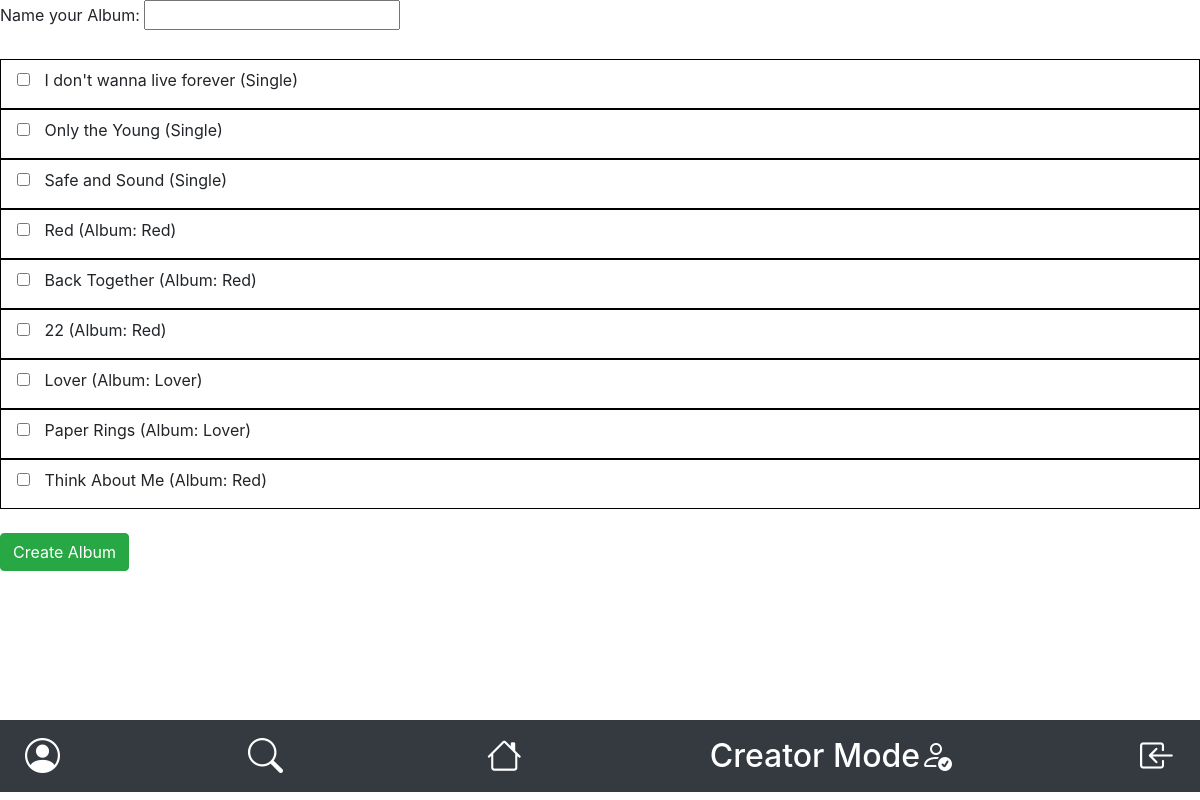
Screenshot of /create_album/1 (signed in) with the database file from the repository.
### models.py (models this page shows)
class Songs(db.Model):
   song_id=db.Column(db.Integer(),primary_key=True)
   song_name=db.Column(db.String(),nullable=False)
   singer=db.Column(db.Integer(),db.ForeignKey('artist.artist_id'),nullable=False)
   album=db.Column(db.Integer(),db.ForeignKey('album.album_id'),nullable=True)
   lyrics=db.Column(db.Text(),nullable=False)
   genre=db.Column(db.String(),nullable=False)
   total_rating=db.Column(db.Integer(),default=0)
   song_path=db.Column(db.String(),nullable=False)
   timestamp=db.Column(db.DateTime, default=datetime.utcnow)
   poster=db.Column(db.String(),nullable=False)
   flag=db.Column(db.Boolean, default=False)
   plays=db.Column(db.Integer(), default=0)

class Album(db.Model):
   album_id=db.Column(db.Integer(),primary_key=True)
   album_name=db.Column(db.String(),nullable=False)
   artist_id=db.Column(db.Integer(),db.ForeignKey('artist.artist_id'),nullable=False)
   flag=db.Column(db.Boolean, default=False)
   songs=db.relationship('Songs',backref='from_album')

### app.py (the view, shortened to what this page needs)
@app.route('/create_album/<int:artist_id>',methods=['GET','POST'])
@login_required
def create_album(artist_id):
   artist=Artist.query.filter_by(artist_id=artist_id).first()
   status=True
   return render_template('create_album.html',artist=artist,artist_songs=artist.songs,status=status)

### app.py (called while the page is built)
@login_manager.user_loader
def load_user(user_id):
   return User.query.get(user_id)

### templates/create_album.html (shortened to what this page needs)
<!DOCTYPE html>
<html lang="en">
<head>
    <link rel="stylesheet" href="https://cdn.jsdelivr.net/npm/bootstrap@4.0.0/dist/css/bootstrap.min.css">
    <link rel="stylesheet" href="https://cdn.jsdelivr.net/npm/bootstrap-icons@1.11.1/font/bootstrap-icons.css">
</head>
<body>
    <form action="/create_album/{{artist.artist_id}}" method="POST" >
        <label for="album_name">Name your Album:</label>
        <input type="text" id="album_name" name="album_name" required>
        <br><br>
            {% for song in artist_songs %}
            <nav class="navbar navbar-expand-lg bg-body-tertiary" style="border: 1px solid #000;">
                <div class="container-md">
                  <input type="checkbox" name="album_songs" value="{{ song.song_id }}" id="{{ song }}">
                  <label for="{{ song }}" style="margin-left: 10px;">{{song.song_name}}
                    {% if song.album is none %} (Single) {% else %} (Album: {{song.from_album.album_name}}) {% endif %}
                  </label>
                </div>
              </nav>
            {% endfor %}
            <br>
        <input type="submit"class="btn btn-success" value="Create Album">
        <nav class="navbar fixed-bottom bg-dark mb-2 h2" style= "padding: 10px ;bottom: 0; width: 100%;">
          <div class="container-fluid">
          <a href="/profile"><i class="bi bi-person-circle" style="color:white;font-size:35px"></i></a>
          <a href="/search"><i class="bi bi-search navbar-brand" style="color:white; font-size:35px"></i></a>
          <a href="/homepage/{{current_user.user_id}}" style="color:white; font-size:35px"><i class="bi bi-house"></i></a>
          {% if current_user.creator_id is not none %}
          <a href="/creator_page/{{current_user.creator_id}}" style="color:white">Creator Mode<i class="bi bi-person-check"></i></a>
          {% else %}
          <a href="/creator_registration/{{current_user.user_id}}" style="color:white">Register as a creator<i class="bi bi-person"></i></a>
          {% endif %}
          <a href="/logout"><i class="bi bi-box-arrow-in-left" style="color:white; font-size:35px"></i></a>
          </div>
        </nav>
</body>
</html>

### templates/create_album.html (style rules this page uses)
body { margin-bottom: 80px; }

### rows the page displays
Songs: song_name "I don't wanna live forever", shows "(Single)"
Songs: song_name "Only the Young", shows "(Single)"
Songs: song_name "Safe and Sound", shows "(Single)"
Songs: song_name "Red", from_album.album_name "Red"
Songs: song_name "Back Together", from_album.album_name "Red"
Songs: song_name "22", from_album.album_name "Red"
Songs: song_name "Lover", from_album.album_name "Lover"
Songs: song_name "Paper Rings", from_album.album_name "Lover"
Songs: song_name "Think About Me", from_album.album_name "Red"
